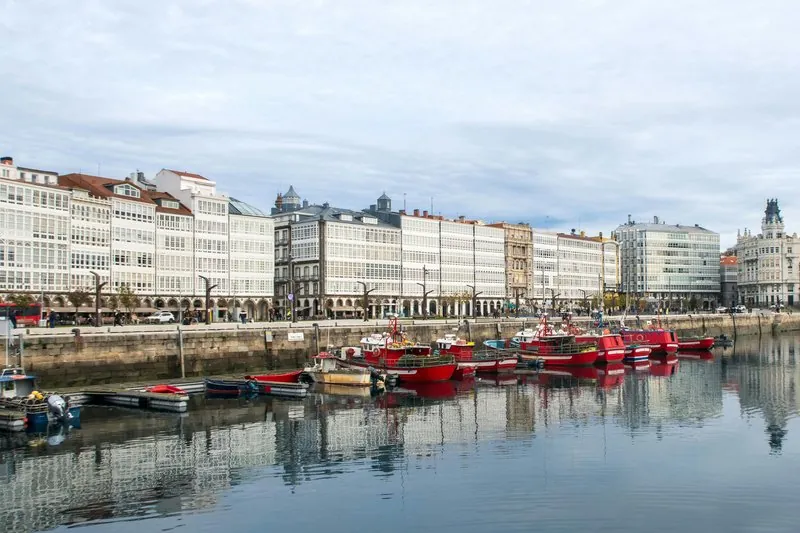
#> input picture rendata_beta/img/a-coruna.webp, 800 x 533 px
$ python -i download_110_cities.py   (imports and definitions only)
#> lines starting #> are read from the running program, lines starting #| are printed output that depends on the picture
#> further down, picture is the input picture: PIL image 800x533 RGB; mean R, G, B 166, 172.2, 176.2
#!/usr/bin/env python3
"""Descarga 110 fotos 15k-20k, redimensiona a 1400x320 y guarda <=250KB."""
import io
import json
import sys
import urllib.parse
import urllib.request
from pathlib import Path
from PIL import Image

ROOT = Path(__file__).resolve().parent.parent
OUT_DIR = ROOT / "rendata_beta" / "img"
TARGET_WIDTH = 1400; TARGET_HEIGHT = 320; TARGET_KB = 250
USER_AGENT = "RenData/1.0 (https://rendata.es) Python/urllib"


def fetch(url):
    req = urllib.request.Request(url, headers={"User-Agent": USER_AGENT})
    with urllib.request.urlopen(req, timeout=120) as resp:
        return resp.read()


def crop_to_banner(im):
    if im.mode not in ("RGB", "RGBA"):
        im = im.convert("RGB")
    target_ratio = TARGET_WIDTH / TARGET_HEIGHT
    src_ratio = im.width / im.height
#> src_ratio = 1.5
    if src_ratio > target_ratio:
        new_h = TARGET_HEIGHT
        new_w = int(im.width * (new_h / im.height))
        im = im.resize((new_w, new_h), Image.LANCZOS)
        left = (new_w - TARGET_WIDTH) // 2
        im = im.crop((left, 0, left + TARGET_WIDTH, TARGET_HEIGHT))
    else:
        new_w = TARGET_WIDTH
        new_h = int(im.height * (new_w / im.width))
#> new_h = 932
        im = im.resize((new_w, new_h), Image.LANCZOS)
        top = max(0, (new_h - TARGET_HEIGHT) // 3)
#> top = 204
        im = im.crop((0, top, TARGET_WIDTH, top + TARGET_HEIGHT))
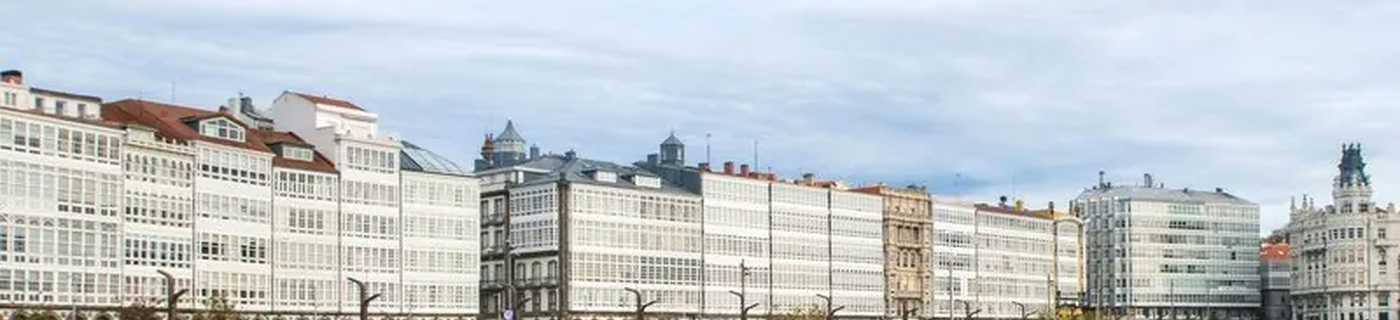
#> im: PIL image 1400x320 RGB; mean R, G, B 193.6, 200.8, 204.7
    if im.mode != "RGB":
        im = im.convert("RGB")
    return im


def save_webp(im, out_path):
    quality = 88
    while quality >= 40:
        buf = io.BytesIO()
        im.save(buf, format="WEBP", quality=quality, method=6)
        size_kb = len(buf.getvalue()) / 1024
        if size_kb <= TARGET_KB or quality == 40:
            out_path.write_bytes(buf.getvalue())
            return int(size_kb)
        quality -= 5
    return -1


def process(slug, url):
    out = OUT_DIR / f"{slug}.webp"
    if out.exists() and out.stat().st_size <= TARGET_KB * 1024 and out.stat().st_size > 5000:
        return f"[skip] {slug}: {out.stat().st_size // 1024} KB"
    data = fetch(url)
    im = Image.open(io.BytesIO(data))
    im = crop_to_banner(im)
    kb = save_webp(im, out)
    return f"[ok] {slug}: {kb} KB"


def main():
    OUT_DIR.mkdir(parents=True, exist_ok=True)
    photos = json.loads((ROOT / "data" / "city_photos_15k_20k.json").read_text(encoding="utf-8"))
    ok = err = 0
    for slug, info in photos.items():
        if info is None:
            err += 1
            continue
        try:
            r = process(slug, info["url"])
            print(r, flush=True)
            ok += 1
        except Exception as e:
            print(f"[ERR] {slug}: {e}", flush=True)
            err += 1
    print(f"\n=== OK={ok} ERR={err} TOTAL={len(photos)} ===")


# [2 lines not run here, left out]

>>> from PIL import Image
>>> picture = Image.open('../rendata_beta/img/a-coruna.webp')
>>> result = crop_to_banner(picture)

$ run again, on rendata_beta/img/alcala-de-henares.webp
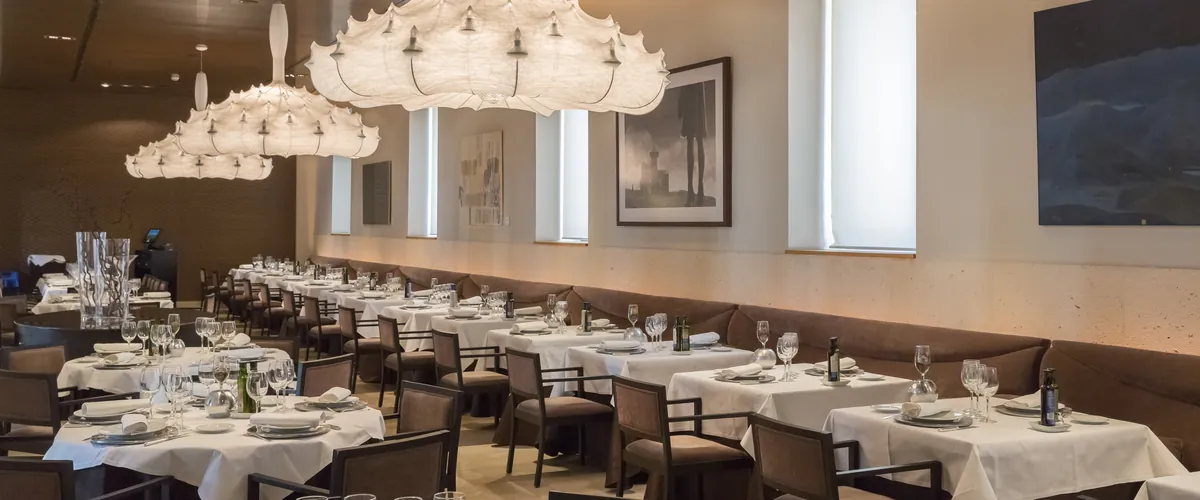
#> input picture rendata_beta/img/alcala-de-henares.webp, 1200 x 500 px
#> picture is the input picture: PIL image 1200x500 RGB; mean R, G, B 136.2, 119.2, 104.6
#> in crop_to_banner, `im = im.crop((0, top, TARGET_WIDTH, top + TARGET_HEIGHT))`:
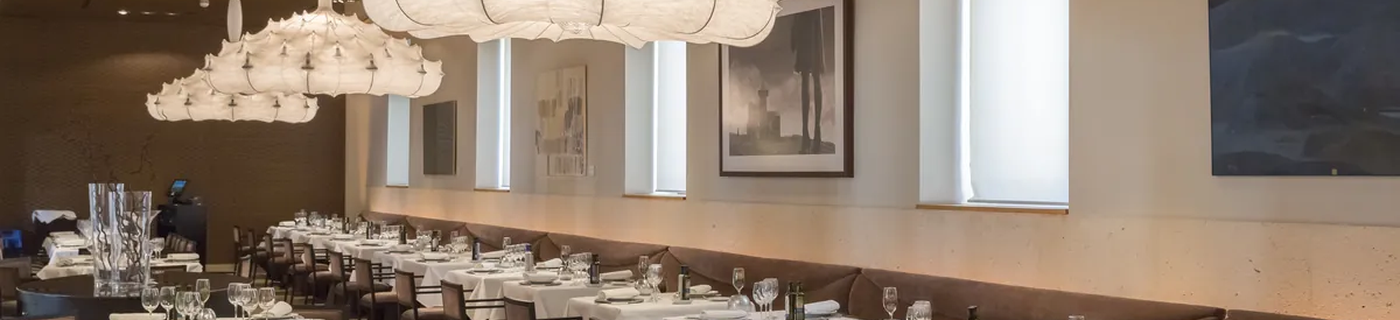
#> im: PIL image 1400x320 RGB; mean R, G, B 143.6, 126.8, 112.1

$ run again, on rendata_beta/img/algemesi.webp
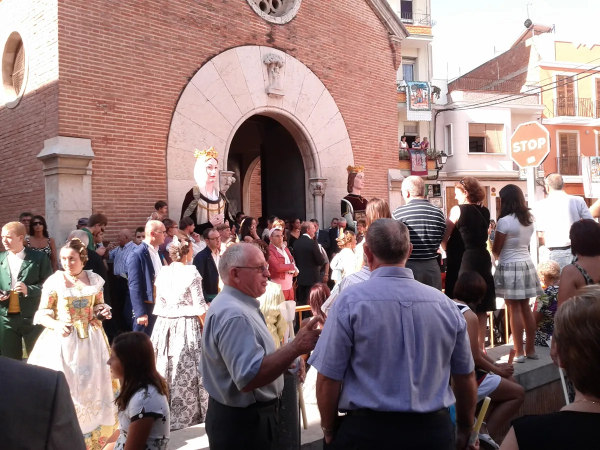
#> input picture rendata_beta/img/algemesi.webp, 1200 x 900 px (shown at 1/2 size)
#> picture is the input picture: PIL image 1200x900 RGB; mean R, G, B 145.3, 122.1, 121.9
#> in crop_to_banner, `im = im.crop((0, top, TARGET_WIDTH, top + TARGET_HEIGHT))`:
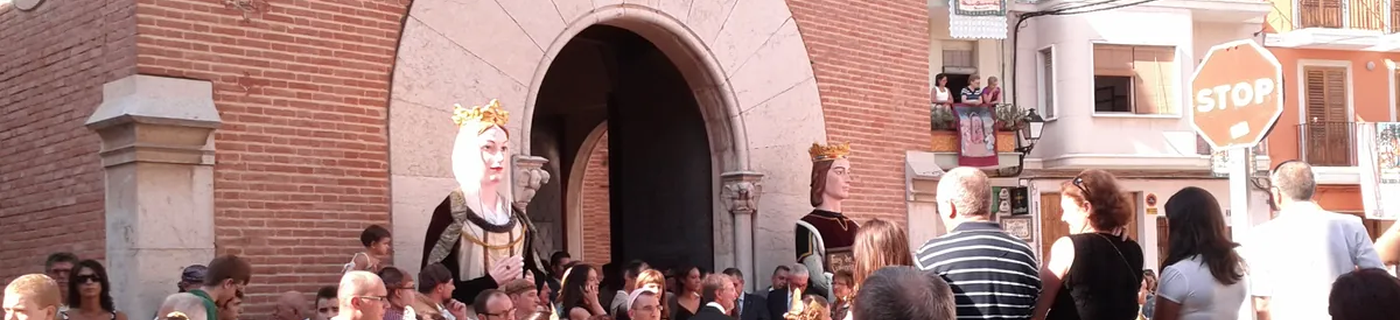
#> im: PIL image 1400x320 RGB; mean R, G, B 164.1, 131.7, 126.9
